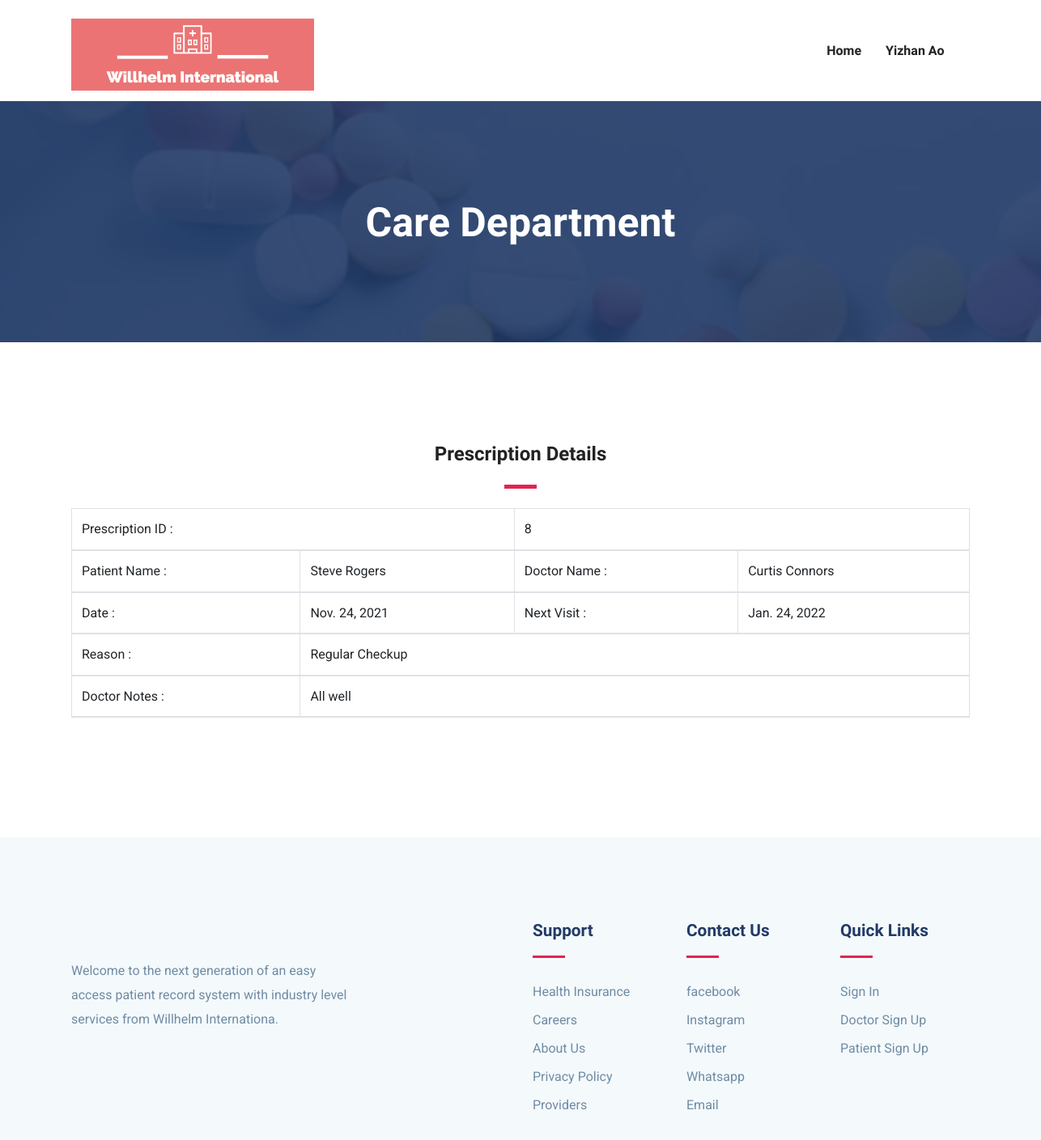
The page /prescription/8 (signed in) on the database as committed earlier.
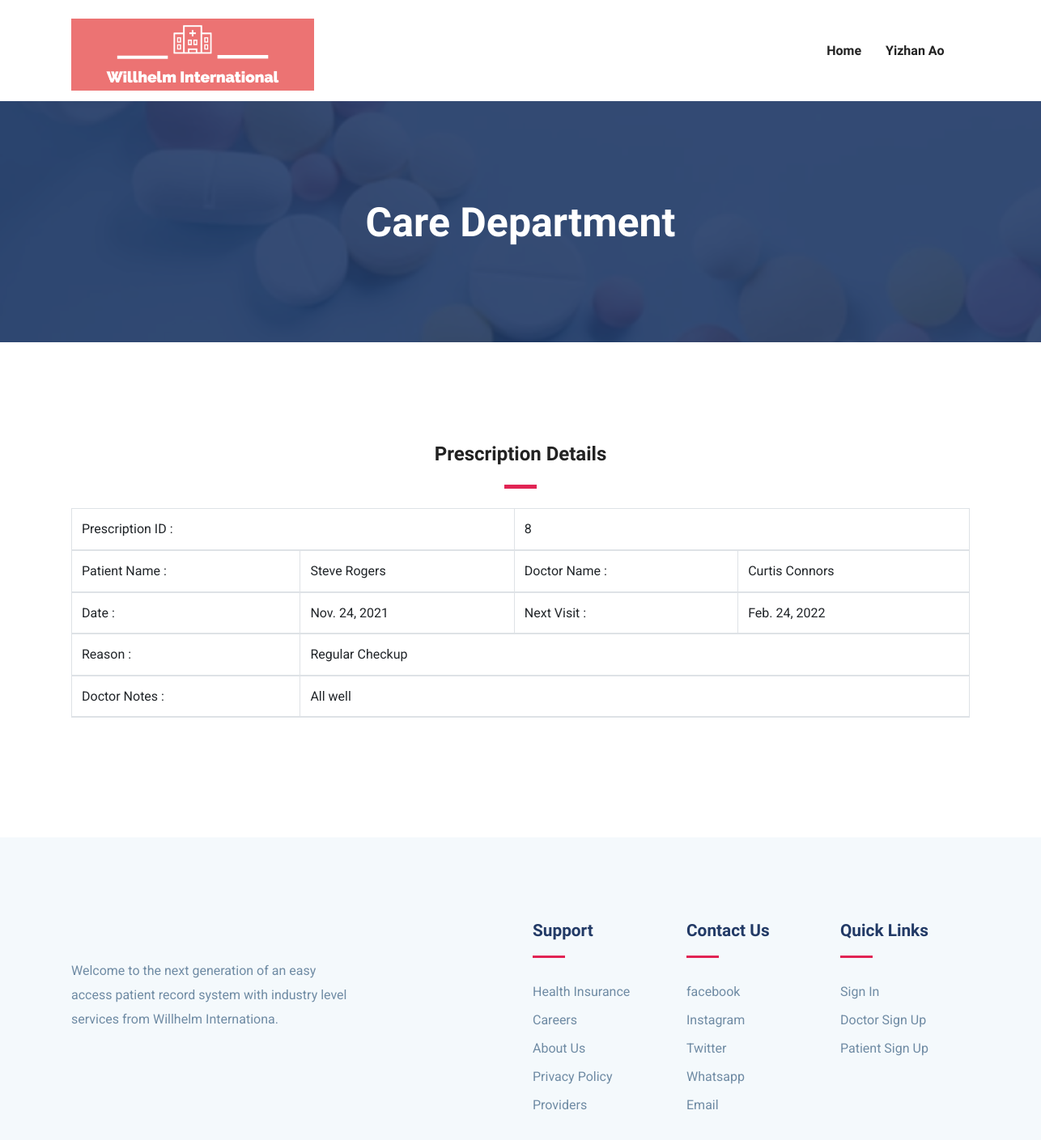
The same page on the database as committed later.
### doctor/models.py (models this page shows, shortened)
class DoctorPrescription(models.Model):
    prescription_id = models.AutoField(primary_key=True)
    date = models.DateField()
    nextVisit = models.DateField(null=False)
    reason = models.CharField(max_length=100)
    doctors_notes = models.TextField(null=False)
    patient_id = models.ForeignKey(PatientProfile, on_delete=models.CASCADE)
    doctor_id = models.ForeignKey(DoctorProfile, on_delete=models.CASCADE)
    def __str__(self):
        return str(self.patient_id.patient_name)+ " is assigned to Dr. " + str(self.doctor_id.doctor_name)

class DoctorProfile(models.Model):
    doctor_id = models.AutoField(primary_key=True)
    doctor_name = models.CharField(max_length=100)
    phone_num = models.CharField(max_length=15)
    email = models.EmailField(unique = True)
    created_date = models.DateField(default=now)
    department = models.ForeignKey(Department, on_delete=models.CASCADE)
    def __str__(self):
        return str(self.doctor_name)

### patient/models.py (models this page shows, shortened)
class PatientProfile(models.Model):
    patient_id = models.AutoField(primary_key=True)
    email = models.EmailField(unique=True)
    patient_name = models.CharField(max_length=50)
    gender = models.CharField(max_length=10)
    phone_num = models.CharField(max_length=15)
    patient_relative_name = models.CharField(max_length=50, null=True)
    patient_relative_contact = models.CharField(max_length=15, null=True)
    resd_address = models.TextField()
    prior_ailments = models.TextField()
    dob = models.DateField(null=True)
    created_date = models.DateField(default=now)
    def __str__(self):
        return str(self.patient_name)
    class Meta:
        db_table = 'PatientProfile'

### doctor/views.py (the view, shortened to what this page needs)
# urls.py: path('prescription/<int:id>', view_prescription, name='view_prescription'),
@login_required(login_url='/login/')
def view_prescription(request, id):
    userprofile = get_userprofile_by_request(request)
    prescription = DoctorPrescription.objects.filter(prescription_id = id)[0]
    medication_orders = Medication_order.objects.filter(prescription_id=prescription.prescription_id)
    if userprofile and request.user.is_doctor:
        prescription_data = {
            'prescription_details': prescription,
            'medication_data':[],
            'username': userprofile.doctor_name, 'usertype': 'doctor'
            }
    else:
        prescription_data = {
        'prescription_details': prescription,
        'medication_data':[],
        'username': userprofile.patient_name, 'usertype': 'patient'
        }
    print(prescription_data)
    return render(request,'doc_prescription.html', prescription_data)

### doctor/views.py (called while the page is built)
def get_userprofile_by_request(request):
    if request.user.is_authenticated:
        try:
            email = request.user.email
            if request.user.is_doctor:
                docs = DoctorProfile.objects.filter(email = email)
                if docs is not None:
                    return docs[0]
                else:
                    None
            else:
                pats = PatientProfile.objects.filter(email = email)
                if pats is not None:
                    return pats[0]
                else:
                    None
        except:
            return None
    else:
        return None

### doctor/templates/doc_prescription.html (shortened to what this page needs)
{% extends "base.html" %}
{% block body %}
<section class="page-title bg-3">
  <div class="container">
    <div class="row">
      <div class="col-md-12">
        <div class="block text-center">
          <h1 class="text-capitalize mb-5 text-lg">Care Department</h1>
        </div>
      </div>
    </div>
  </div>
</section>
<section class="section service-2">
  <div class="container">
    <div class="row">
      <div class="col-lg-12">
        <div class="text-center">
          <h3 class="mb-2">Prescription Details</h3>
          <div class="divider mx-auto my-4"></div>
        </div>
      </div>
      <div class="col-lg-12">
        <div class="depatment-block mb-5">
          <table class="table table-bordered">
            <thead>
              <tr>
                <td colspan="2">Prescription ID : </td>
                <td colspan="2">{{prescription_details.prescription_id}}</td>
              </tr>
              <tr>
                <td>Patient Name : </td>
                <td>{{prescription_details.patient_id}}</td>
                <td>Doctor Name : </td>
                <td>{{prescription_details.doctor_id}}</td>
              </tr>
              <tr>
                <td>Date : </td>
                <td>{{prescription_details.date}}</td>
                <td>Next Visit : </td>
                <td>{{prescription_details.nextVisit }}</td>
              </tr>
              <tr>
                <td colspan="1">Reason : </td>
                <td colspan="5">{{prescription_details.reason}}</td>
              </tr>
              <tr>
                <td colspan="1">Doctor Notes : </td>
                <td colspan="5">{{prescription_details.doctors_notes }}</td>
              </tr>
            </thead>
          </table>
        </div>
      </div>
    </div>
  </div>
</section>
{% endblock %}

Rows that differ between the two databases and show on the page:
changed DoctorPrescription "Regular Checkup": nextVisit "Jan. 24, 2022" → "Feb. 24, 2022"
